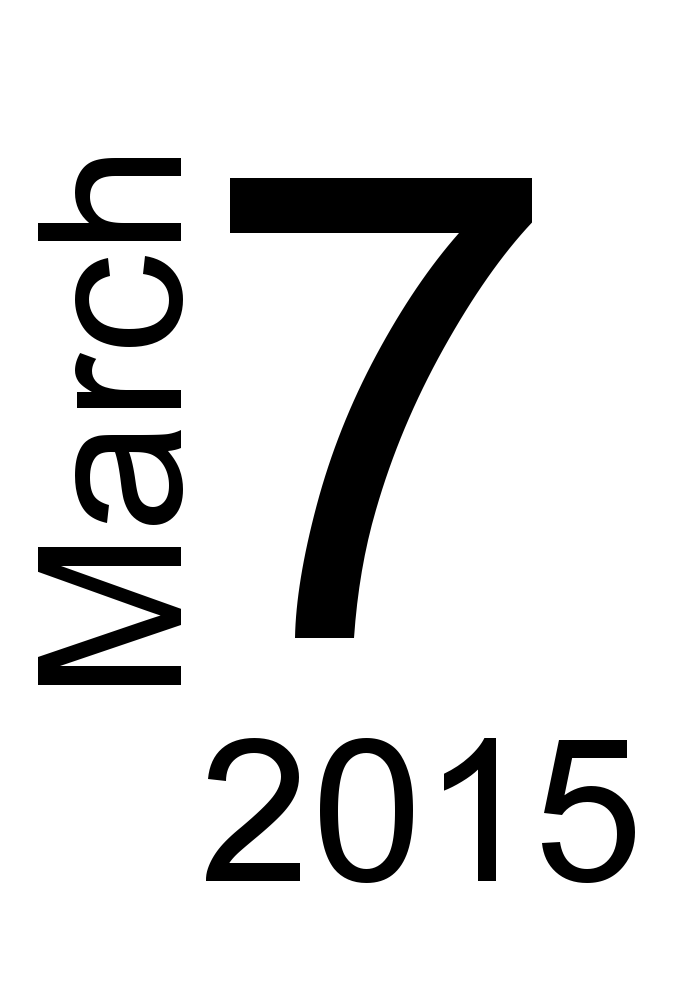

Recreate this plot in Python.
from datetime import date

from PIL import Image, ImageDraw, ImageFont


def to_img(d):
    ms = [None, 'January', 'February', 'March', 'April', 'May', 'June',
          'July', 'August', 'Spetember', 'October', 'November', 'December']

    if not d:
        d = date.today()

    img = Image.new('RGB', (700, 1000), (255, 255, 255))
    month = Image.new('RGB', (700, 200), (255, 255, 255))
    dayfont = ImageFont.truetype('arial.ttf', 650)
    yearfont = ImageFont.truetype('arial.ttf', 200)
    monthfont = ImageFont.truetype('arial.ttf', 200)

    drawday = ImageDraw.Draw(img)
    drawyear = ImageDraw.Draw(img)
    drawmonth = ImageDraw.Draw(month)

    drawday.text((200, 50), str(d.day), font=dayfont, fill=(0, 0, 0))
    drawyear.text((200, 700), str(d.year), font=yearfont, fill=(0, 0, 0))
    drawmonth.text((0, 0), ms[d.month], font=monthfont, fill=(0, 0, 0))

    w = month.rotate(90.0)
    img.paste(w, (0, 0))

    img.save('date.png')

if __name__ == '__main__':
    to_img(None)
